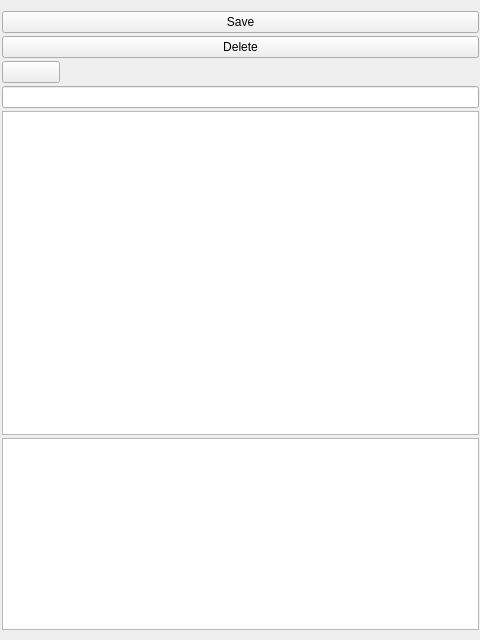
<?xml version="1.0" encoding="UTF-8"?>
<ui version="4.0">
 <class>MainWindow</class>
 <widget class="QMainWindow" name="MainWindow">
  <property name="geometry">
   <rect>
    <x>0</x>
    <y>0</y>
    <width>480</width>
    <height>640</height>
   </rect>
  </property>
  <property name="sizePolicy">
   <sizepolicy hsizetype="Expanding" vsizetype="Expanding">
    <horstretch>1</horstretch>
    <verstretch>1</verstretch>
   </sizepolicy>
  </property>
  <property name="windowTitle">
   <string>Cypher</string>
  </property>
  <widget class="QWidget" name="centralWidget">
   <property name="sizePolicy">
    <sizepolicy hsizetype="Expanding" vsizetype="Expanding">
     <horstretch>1</horstretch>
     <verstretch>1</verstretch>
    </sizepolicy>
   </property>
   <widget class="QWidget" name="verticalLayoutWidget">
    <property name="geometry">
     <rect>
      <x>-10</x>
      <y>0</y>
      <width>491</width>
      <height>641</height>
     </rect>
    </property>
    <layout class="QVBoxLayout" name="verticalLayout">
     <property name="spacing">
      <number>3</number>
     </property>
     <property name="sizeConstraint">
      <enum>QLayout::SetMaximumSize</enum>
     </property>
     <property name="leftMargin">
      <number>12</number>
     </property>
     <property name="rightMargin">
      <number>2</number>
     </property>
     <item>
      <layout class="QHBoxLayout" name="horizontalBtnLayout"/>
     </item>
     <item>
      <widget class="QPushButton" name="saveButton">
       <property name="text">
        <string>Save</string>
       </property>
      </widget>
     </item>
     <item>
      <widget class="QPushButton" name="deleteButton">
       <property name="text">
        <string>Delete</string>
       </property>
      </widget>
     </item>
     <item>
      <layout class="QHBoxLayout" name="horizontalNameEditLayout"/>
     </item>
     <item>
      <widget class="QPushButton" name="clearButton">
       <property name="sizePolicy">
        <sizepolicy hsizetype="Fixed" vsizetype="Fixed">
         <horstretch>0</horstretch>
         <verstretch>0</verstretch>
        </sizepolicy>
       </property>
       <property name="maximumSize">
        <size>
         <width>58</width>
         <height>58</height>
        </size>
       </property>
       <property name="baseSize">
        <size>
         <width>29</width>
         <height>29</height>
        </size>
       </property>
       <property name="text">
        <string/>
       </property>
       <property name="icon">
        <iconset resource="res.qrc">
         <normaloff>:/clear_left.png</normaloff>:/clear_left.png</iconset>
       </property>
      </widget>
     </item>
     <item>
      <widget class="QLineEdit" name="nameEdit"/>
     </item>
     <item>
      <widget class="QPlainTextEdit" name="valueEdit">
       <property name="sizePolicy">
        <sizepolicy hsizetype="Expanding" vsizetype="Expanding">
         <horstretch>0</horstretch>
         <verstretch>4</verstretch>
        </sizepolicy>
       </property>
       <property name="plainText">
        <string/>
       </property>
       <property name="placeholderText">
        <string/>
       </property>
      </widget>
     </item>
     <item>
      <widget class="QListView" name="listView">
       <property name="editTriggers">
        <set>QAbstractItemView::NoEditTriggers</set>
       </property>
      </widget>
     </item>
    </layout>
   </widget>
  </widget>
 </widget>
 <layoutdefault spacing="6" margin="11"/>
 <resources>
  <include location="res.qrc"/>
 </resources>
 <connections/>
</ui>
